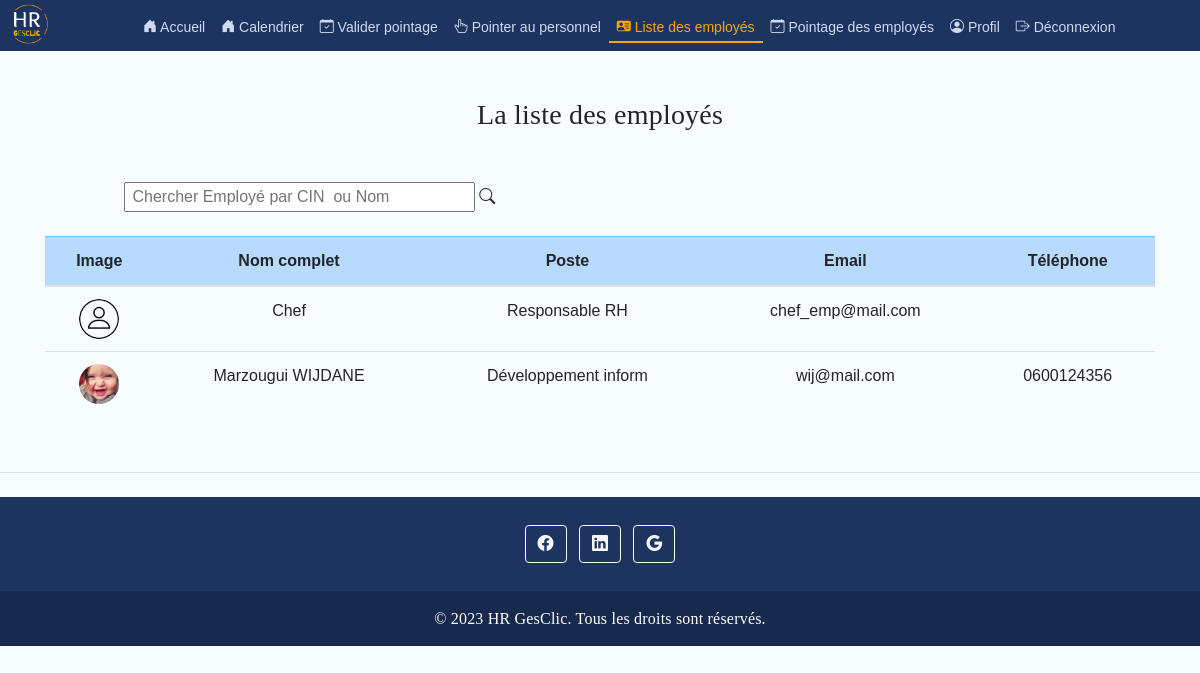
The page /list_emp.php (signed in) on the database its author committed.
### tables this page shows
CREATE TABLE `employe` (
  `employe_id` int(11) NOT NULL,
  `Nom` varchar(20) DEFAULT NULL,
  `Poste` varchar(100) DEFAULT NULL,
  `email` varchar(50) DEFAULT NULL,
  `chef_id` int(11) DEFAULT NULL,
  `id_login` int(11) DEFAULT NULL,
  `id_entreprise` int(11) DEFAULT NULL,
  `prenom` varchar(50) DEFAULT NULL,
  `cin` varchar(8) DEFAULT NULL,
  `date_naissance` date DEFAULT NULL,
  `lieu_naissance` varchar(50) DEFAULT NULL,
  `adresse` varchar(100) DEFAULT NULL,
  `tele` varchar(10) DEFAULT NULL,
  `email_perso` varchar(50) DEFAULT NULL,
  `permis` varchar(50) DEFAULT NULL,
  `sexe` varchar(50) DEFAULT NULL,
  `civilite` varchar(50) DEFAULT NULL,
  `situation_fam` varchar(50) DEFAULT NULL,
  `ville` varchar(50) DEFAULT NULL,
  `code_postal` varchar(10) DEFAULT NULL,
  `nationalite` varchar(50) DEFAULT NULL,
  `profil_img` text DEFAULT NULL
);

### list_emp.php (the view, shortened to what this page needs)
<?php
include('head.php');
?>
<?php
$chef_id = $_SESSION['user_id'];
$page = isset($_GET['page']) ? $_GET['page'] : 1;
$resultsPerPage = 10;
if ($_SESSION['user_type'] == 'employeur') {
    $query = "SELECT e.*, ee.DateEmbauche, ee.DateFin, ee.fonction, c.nom AS chef_nom, c.prenom AS chef_prenom
    FROM employe e
    LEFT JOIN (
        SELECT employe_id, id_entreprise, MAX(update_date) AS MaxUpdateDate
        FROM employe_entreprise
        WHERE DateFin IS NULL
        GROUP BY employe_id, id_entreprise
    ) subquery ON e.employe_id = subquery.employe_id
    LEFT JOIN employe_entreprise ee ON e.employe_id = ee.employe_id AND subquery.id_entreprise = ee.id_entreprise AND subquery.MaxUpdateDate = ee.update_date
    LEFT JOIN employe c ON e.chef_id = c.employe_id
    WHERE e.id_entreprise = '$entreprise_id'
    LIMIT " . (($page - 1) * $resultsPerPage) . ", $resultsPerPage";
    $countQuery = "SELECT COUNT(*) AS total FROM employe ";
} else if ($_SESSION['user_type'] == 'chef') {
    $query = "SELECT * FROM employe WHERE chef_id = '$chef_id'  ORDER BY cin LIMIT " . (($page - 1) * $resultsPerPage) . ", $resultsPerPage";
}
$result = mysqli_query($conn, $query);
?>
<header class="text-center py-5 mt-4">
    <div class="container">
        <br>
        <h3>La liste des employés</h3>
    </div>
</header>
<?php if ($_SESSION['user_type'] == 'employeur') { ?>
<div class="container-fluid">
    <div class="row mx-4">
            <div class="col-md-6">
                <input type="text" id="myInput" onkeyup="myFunction()" placeholder=" Chercher Employé par CIN  ou Nom" title="Type in a name" style="width:50% ; margin-left: 40px">
                <i class="bi bi-search"></i>
            </div>
            <div class="col-md-6 text-right">
                         <button type="button" class="btn btn-primary mb-4" style="margin-right: 40px" data-toggle="modal" data-target="#addEmployeeModal">
                         <i class="bi bi-person-plus-fill"> </i>  Ajouter un employé
                        </button>
            </div>
    </div>
    <?php }elseif ($_SESSION['user_type'] == 'chef') { ?>
        <div class="container">
            <div class="row mx-4">
                <div class="col-md-6">
                <input type="text" id="myInput" onkeyup="myFunction()" placeholder=" Chercher Employé par CIN  ou Nom" title="Type in a name" style="width:70% ; margin-left: 40px">
                <i class="bi bi-search"></i>
                </div>
            </div>
    <?php } ?>
    <table id="myTable" class="table mt-4" style="width:100%">
        <thead class = "table-primary">
            <tr>
                <th > Image </th>
                <?php if ($_SESSION['user_type'] == 'chef') { ?>
                    <th data-search="true">Nom complet</th>
                    <th data-order="true">Poste</th>
                    <th data-orderable="false">Email</th>
                    <th data-orderable="false">Téléphone</th>
                <?php } ?>
            </tr>
        </thead>
        <tbody>
            <?php
            while ($row = mysqli_fetch_assoc($result)) { ?>
             <tr>
                        <td> <?php if ($row['profil_img']) { ?>
                    <img src="images/profile/<?php echo $row['profil_img']; ?>" alt="Photo de profil" class="emp-image" >
                <?php } else { ?>
                    <img src="images/profil.png" alt="Photo de profil par défaut" class="emp-image">
                <?php } ?>   </td>
                        <?php if ($_SESSION['user_type'] == 'chef') { ?>
                            <td><?php echo $row['Nom'].' '.$row['prenom']; ?></td>
                            <td><?php echo $row['Poste']; ?></td>
                            <td><?php echo $row['email']; ?></td>
                            <td><?php echo $row['tele']; ?></td>
                        <?php } ?>
          </tr>
            <?php }
            ?>
        </tbody>
    </table>
</div>
<?php include('footer.php'); ?>

### css/landing.css (style rules this page uses)
body, html { height: 100%; font-family: Poppins , Poppins-Regular , sans-serif; }
h1,h2,h3,h4,h5,h6 { margin: 2px; font-family: Poppins , Poppins-Regular ; letter-spacing: 0.20px; }
table { width: 100%; border-collapse: collapse; margin-bottom: 30px; }
th, td { padding: 8px; text-align: center; vertical-align: middle; }
table:not(.hidden) { display: table; }
.emp-image { width: 40px; height: 40px; object-fit: cover; border-radius: 50%; }

### rows shown on the page
employe: Nom "Chef", Poste "Responsable RH", email "chef_emp@mail.com"
employe: profil_img (picture), Nom "Marzougui", prenom "WIJDANE", Poste "Développement inform", email "wij@mail.com", tele "0600124356"
